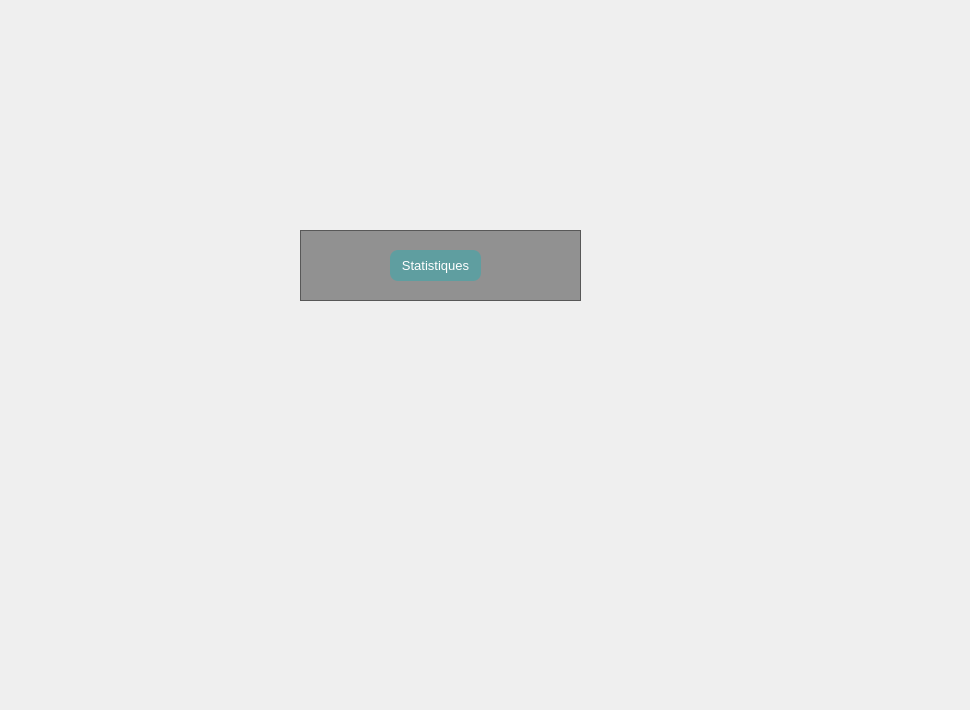
    <widget class="QWidget" name="tab_9">
     <attribute name="title">
      <string>Statistiques</string>
     </attribute>
     <widget class="QLabel" name="label_16">
      <property name="geometry">
       <rect>
        <x>0</x>
        <y>0</y>
        <width>961</width>
        <height>701</height>
       </rect>
      </property>
      <property name="text">
       <string/>
      </property>
      <property name="pixmap">
       <pixmap>../../../../Downloads/djjjj.jpg</pixmap>
      </property>
     </widget>
     <widget class="QFrame" name="frame_29">
      <property name="geometry">
       <rect>
        <x>300</x>
        <y>230</y>
        <width>281</width>
        <height>71</height>
       </rect>
      </property>
      <property name="maximumSize">
       <size>
        <width>1024</width>
        <height>840</height>
       </size>
      </property>
      <property name="styleSheet">
       <string notr="true">QFrame
{background : black;
background:rgba(0,0,0,100);}</string>
      </property>
      <property name="frameShape">
       <enum>QFrame::StyledPanel</enum>
      </property>
      <property name="frameShadow">
       <enum>QFrame::Raised</enum>
      </property>
      <widget class="QPushButton" name="stat">
       <property name="geometry">
        <rect>
         <x>90</x>
         <y>20</y>
         <width>91</width>
         <height>31</height>
        </rect>
       </property>
       <property name="styleSheet">
        <string notr="true">QPushButton{border-radius: 8px;
background :#5F9EA0
;
color: white;
font-size:13px;
}</string>
       </property>
       <property name="text">
        <string>Statistiques</string>
       </property>
      </widget>
     </widget>
    </widget>
